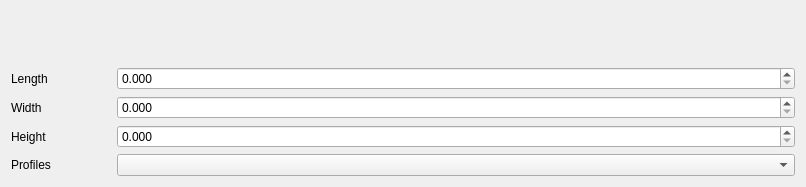
<?xml version="1.0" encoding="UTF-8"?>
<ui version="4.0">
 <class>ModificatorFuselageWidget</class>
 <widget class="QWidget" name="ModificatorFuselageWidget">
  <property name="geometry">
   <rect>
    <x>0</x>
    <y>0</y>
    <width>806</width>
    <height>187</height>
   </rect>
  </property>
  <property name="windowTitle">
   <string>Form</string>
  </property>
  <layout class="QVBoxLayout" name="verticalLayout">
   <item>
    <widget class="CTiglPointWidget" name="noseCenter" native="true"/>
   </item>
   <item>
    <widget class="CTiglPointWidget" name="rotation" native="true">
     <property name="toolTip">
      <string>&lt;html&gt;&lt;head/&gt;&lt;body&gt;&lt;p&gt;Set the rotation of the fuselage transformation. &lt;br/&gt;No other transformations are modified.&lt;/p&gt;&lt;/body&gt;&lt;/html&gt;</string>
     </property>
    </widget>
   </item>
   <item>
    <layout class="QVBoxLayout" name="layoutDimension">
     <item>
      <layout class="QHBoxLayout" name="layoutLength">
       <item>
        <widget class="QLabel" name="labelLength">
         <property name="sizePolicy">
          <sizepolicy hsizetype="Expanding" vsizetype="Preferred">
           <horstretch>0</horstretch>
           <verstretch>0</verstretch>
          </sizepolicy>
         </property>
         <property name="minimumSize">
          <size>
           <width>100</width>
           <height>0</height>
          </size>
         </property>
         <property name="maximumSize">
          <size>
           <width>100</width>
           <height>16777215</height>
          </size>
         </property>
         <property name="text">
          <string>Length</string>
         </property>
         <property name="alignment">
          <set>Qt::AlignLeading|Qt::AlignLeft|Qt::AlignVCenter</set>
         </property>
        </widget>
       </item>
       <item>
        <widget class="QDoubleSpinBox" name="spinBoxLength">
         <property name="decimals">
          <number>3</number>
         </property>
         <property name="minimum">
          <double>0.000000000000000</double>
         </property>
         <property name="maximum">
          <double>99999999999999991433150857216.000000000000000</double>
         </property>
        </widget>
       </item>
      </layout>
     </item>
     <item>
      <layout class="QHBoxLayout" name="layoutWidth">
       <item>
        <widget class="QLabel" name="labelWidth">
         <property name="minimumSize">
          <size>
           <width>100</width>
           <height>0</height>
          </size>
         </property>
         <property name="maximumSize">
          <size>
           <width>100</width>
           <height>16777215</height>
          </size>
         </property>
         <property name="text">
          <string>Width</string>
         </property>
         <property name="alignment">
          <set>Qt::AlignLeading|Qt::AlignLeft|Qt::AlignVCenter</set>
         </property>
        </widget>
       </item>
       <item>
        <widget class="QDoubleSpinBox" name="spinBoxWidth">
         <property name="sizePolicy">
          <sizepolicy hsizetype="Expanding" vsizetype="Fixed">
           <horstretch>0</horstretch>
           <verstretch>0</verstretch>
          </sizepolicy>
         </property>
         <property name="decimals">
          <number>3</number>
         </property>
         <property name="maximum">
          <double>1000000000000000043845843045076197354634047651840.000000000000000</double>
         </property>
        </widget>
       </item>
      </layout>
     </item>
     <item>
      <layout class="QHBoxLayout" name="layoutHeight">
       <item>
        <widget class="QLabel" name="labelHeight">
         <property name="sizePolicy">
          <sizepolicy hsizetype="Expanding" vsizetype="Preferred">
           <horstretch>0</horstretch>
           <verstretch>0</verstretch>
          </sizepolicy>
         </property>
         <property name="minimumSize">
          <size>
           <width>100</width>
           <height>0</height>
          </size>
         </property>
         <property name="maximumSize">
          <size>
           <width>100</width>
           <height>16777215</height>
          </size>
         </property>
         <property name="text">
          <string>Height</string>
         </property>
         <property name="alignment">
          <set>Qt::AlignLeading|Qt::AlignLeft|Qt::AlignVCenter</set>
         </property>
        </widget>
       </item>
       <item>
        <widget class="QDoubleSpinBox" name="spinBoxHeight">
         <property name="sizePolicy">
          <sizepolicy hsizetype="Expanding" vsizetype="Fixed">
           <horstretch>0</horstretch>
           <verstretch>0</verstretch>
          </sizepolicy>
         </property>
         <property name="decimals">
          <number>3</number>
         </property>
         <property name="maximum">
          <double>1000000000000000043845843045076197354634047651840.000000000000000</double>
         </property>
        </widget>
       </item>
      </layout>
     </item>
    </layout>
   </item>
   <item>
    <layout class="QHBoxLayout" name="horizontalLayout">
     <item>
      <widget class="QLabel" name="label">
       <property name="minimumSize">
        <size>
         <width>100</width>
         <height>0</height>
        </size>
       </property>
       <property name="maximumSize">
        <size>
         <width>100</width>
         <height>16777215</height>
        </size>
       </property>
       <property name="text">
        <string>Profiles</string>
       </property>
      </widget>
     </item>
     <item>
      <widget class="QComboBox" name="profileComboBox">
       <property name="toolTip">
        <string>&lt;html&gt;&lt;head/&gt;&lt;body&gt;&lt;p&gt;The uid of the profile used by this fuselage. If the fuselage use multiple profiles, the value &amp;lt;multi-profiles&amp;gt; will be display. If the value changed, all the profiles used by the sections of this fuselage will be set.  &lt;/p&gt;&lt;/body&gt;&lt;/html&gt;</string>
       </property>
      </widget>
     </item>
    </layout>
   </item>
  </layout>
 </widget>
 <customwidgets>
  <customwidget>
   <class>CTiglPointWidget</class>
   <extends>QWidget</extends>
   <header>modificators/CTiglPointWidget.h</header>
   <container>1</container>
  </customwidget>
 </customwidgets>
 <resources/>
 <connections/>
</ui>
